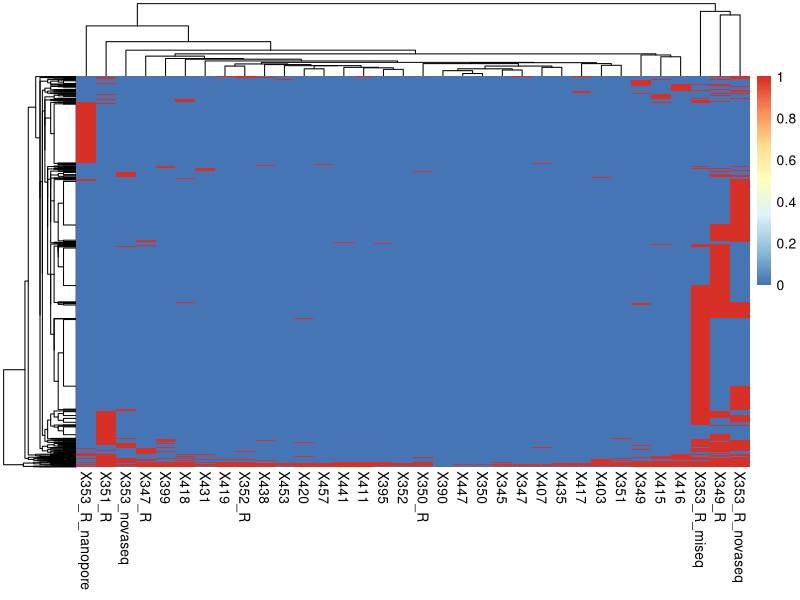
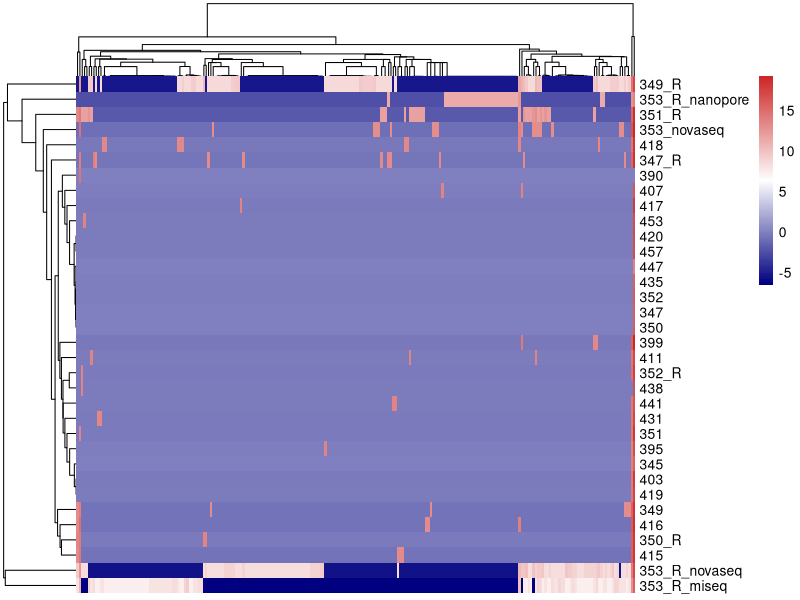
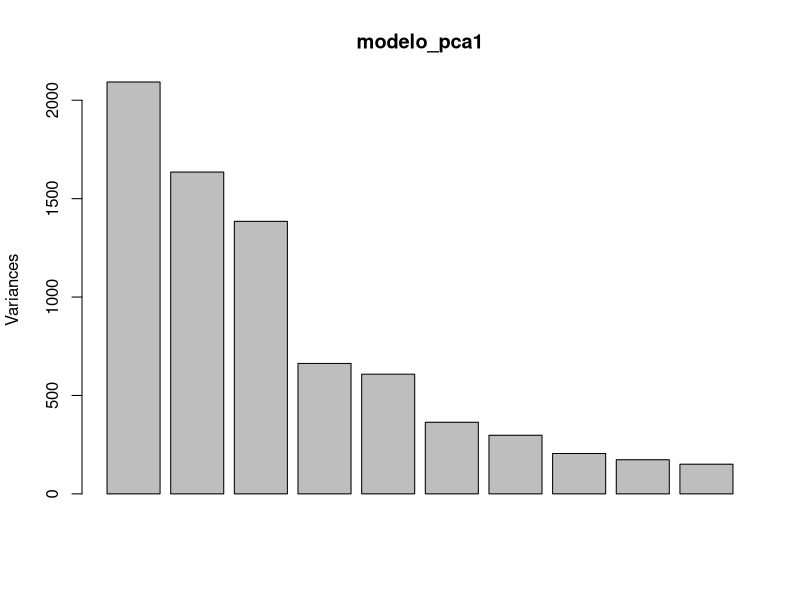
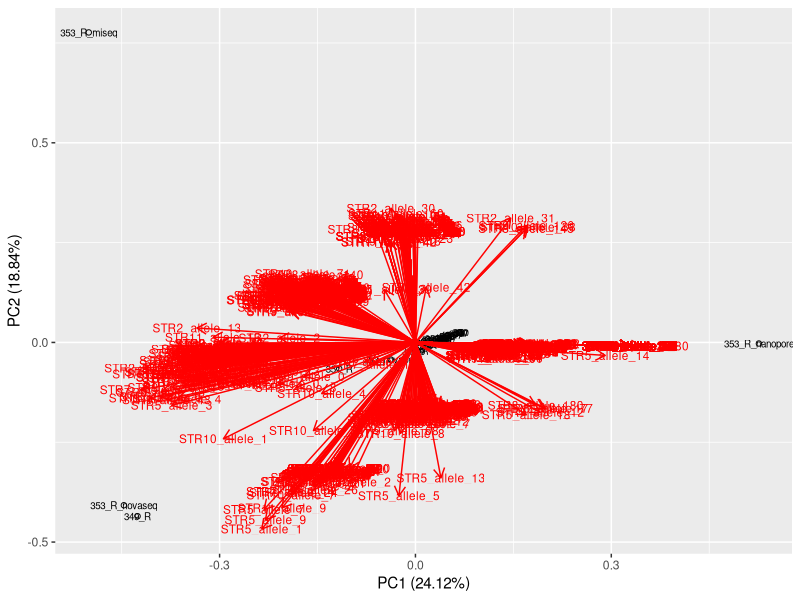
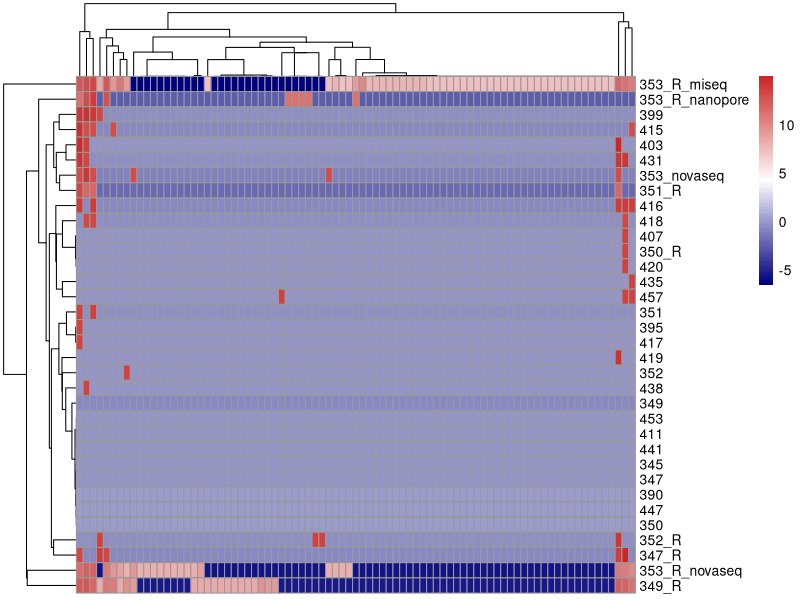
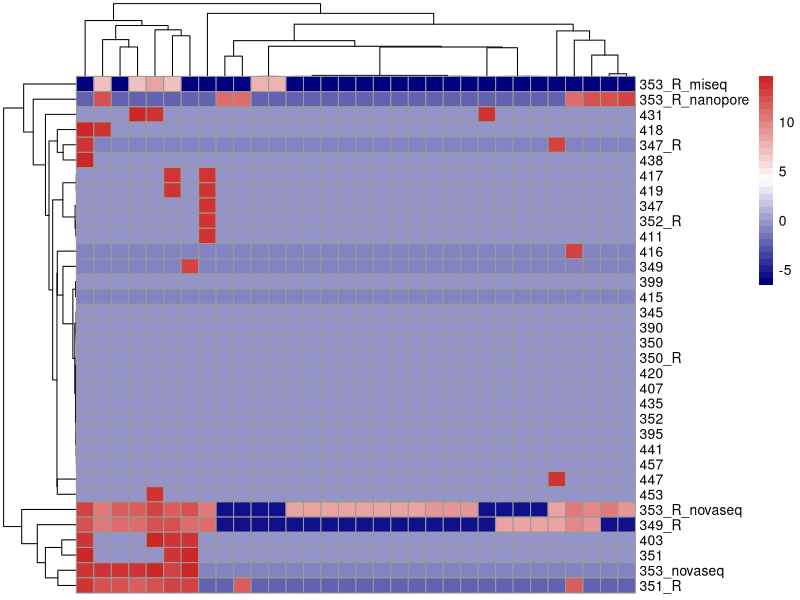
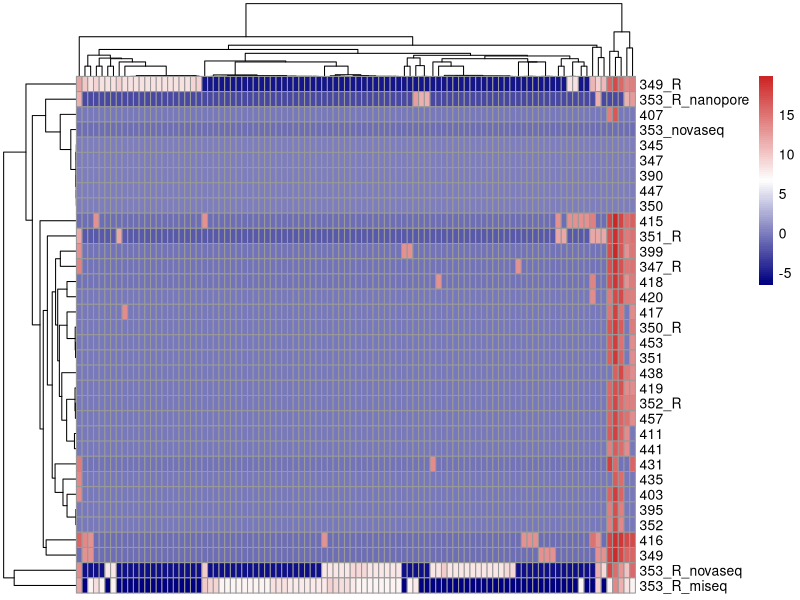
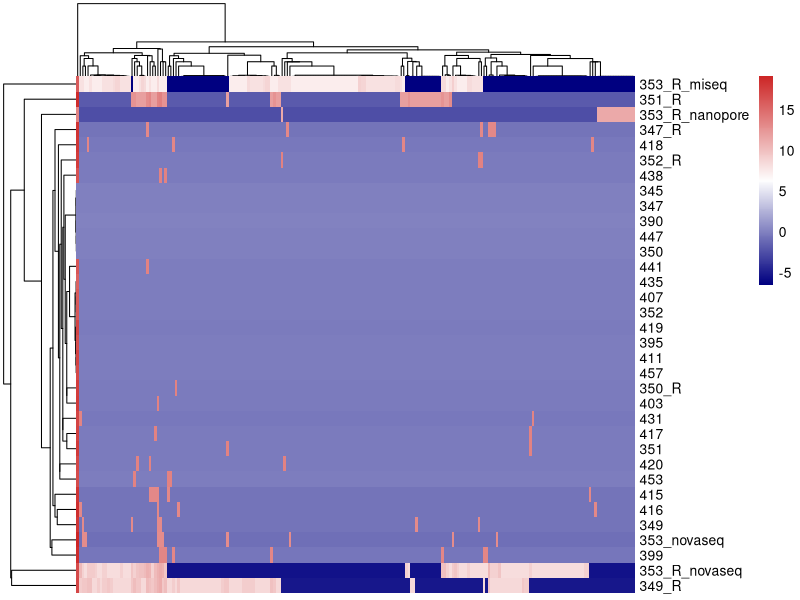

Source code (R) for these figures, in order: (Note: this script raises an error after producing the figures.)
#!/usr/bin/env Rscript

# library -------

library(plyr, quietly = TRUE, warn.conflicts = FALSE)
library(dplyr, quietly = TRUE, warn.conflicts = FALSE)
library(tidyr, quietly = TRUE, warn.conflicts = FALSE)
library(tibble, quietly = TRUE, warn.conflicts = FALSE)
library(readxl, quietly = TRUE, warn.conflicts = FALSE)
library(tibble, quietly = TRUE, warn.conflicts = FALSE)
library(ggplot2, quietly = TRUE, warn.conflicts = FALSE)
library(forcats, quietly = TRUE, warn.conflicts = FALSE)
library(gridExtra, quietly = TRUE, warn.conflicts = FALSE)
library(patchwork, quietly = TRUE, warn.conflicts = FALSE)
library(reshape2, quietly = TRUE, warn.conflicts = FALSE)
library(ggfortify, quietly = TRUE, warn.conflicts = FALSE)
library(pheatmap, quietly = TRUE, warn.conflicts = FALSE)
library(viridis, quietly = TRUE, warn.conflicts = FALSE)

colorRampPalette(c("navy", "white", "firebrick3"))(50)
# utilidades
# indx <- sapply(numeric_datos, is.factor)
# numeric_datos[indx] <- lapply(numeric_datos[indx], function(x) as.numeric(as.character(x)))

# data 01
mfalleles <- read.csv2("bin/01-most_frequent_alleles_seqs.tsv", sep = "\t", header = T)
long_mfalleles <- melt(mfalleles, id.var = c("X"))
colnames(long_mfalleles) <- c("samples", "STR", "Alelles")

# Presence ausence data
paalelles <- read.csv2("bin/03-all_alleles_presence.tsv", sep = "\t", header = T)

# matrix con los valores de muestras vs STR_alelos
muestras <- as.character(paalelles[, 1])
matrix_pa <- as.matrix(paalelles[, -1])

# heatmap presencia vs ausencia
pheatmap(matrix_pa)

# CLR data
supportclr <- read.csv2("bin/06-all_alleles_supporting_reads_CLR.tsv", sep = "\t", header = T)
muestras <- as.character(supportclr[, 1])
matrix_sp <- supportclr[, -1]

indx <- sapply(matrix_sp, is.character)
matrix_sp[indx] <- lapply(matrix_sp[indx], function(x) as.numeric(x))
row.names(matrix_sp) <- muestras

# realizamos un heatmap por cada STR
long_sp <- melt(supportclr, id.var = c("X"))
colnames(long_sp) <- c("samples", "STR", "CLR")
data_sep_sp <- long_sp %>% separate(STR, c("STR", "alelle", "id"), sep = "_")
df_sep_sp <- data.frame(
    sample = data_sep_sp[, 1],
    STR_alelles = long_sp$STR,
    STR = data_sep_sp$STR,
    CLR = data_sep_sp$CLR
)

id_str <- unique(df_sep_sp$STR)
for (i in 1:length(id_str)) {
    tmp_df <- df_sep_sp[df_sep_sp$STR == id_str[i], ]
    alelos_tmp <- as.character(unique(tmp_df$STR_alelles))
    color_tmp <- colorRampPalette(c("navy", "white", "firebrick3"))(length(alelos_tmp))
    tmp_df_wide <- data.frame(pivot_wider(tmp_df, names_from = "STR_alelles", values_from = "CLR", id_cols = "sample"))
    tmp_matrix <- tmp_df_wide[, -1]
    rownames(tmp_matrix) <- muestras
    indx <- sapply(tmp_matrix, is.character) # transform to numeric
    tmp_matrix[indx] <- lapply(tmp_matrix[indx], function(x) as.numeric(x))
    nombre_str <- as.character(id_str[i])
    ruta <- paste0("/home/alberto.lema/Documents/Desarrollo/Monkey-Pox-analysis/plots/", nombre_str, ".png")
    # heatmap by STR
    png(file = ruta, width = 600, height = 350)
    pheatmap(tmp_matrix, show_rownames = T, show_colnames = F, color = color_tmp)
    dev.off()
}

# prueba con STR11

df_str11 <- df_sep_sp[df_sep_sp$STR == "STR11", ]
alelos_str11 <- as.character(unique(df_str11$STR_alelles))
color_str11 <- colorRampPalette(c("navy", "white", "firebrick3"))(length(alelos_str11))

png(file = "/home/alberto.lema/Documents/Desarrollo/Monkey-Pox-analysis/plots/STR11.png", width = 600, height = 350)
pheatmap(tmp_matrix, show_rownames = T, show_colnames = F, color = color_str11)
dev.off()

# PCA
modelo_pca1 <- prcomp(matrix_sp, scale = FALSE)
plot(modelo_pca1)
summary(modelo_pca1)

# Plot PCA

autoplot(modelo_pca1, loadings.label = TRUE, loadings.label.size = 3, loadings = TRUE, shape = T, label = T, label.size = 2.5)
ggsave("plots/pca_str_samples.png", width = 18, height = 18, dpi = 300, units = c("cm"))

# Fitting Hierarchical clustering Model
# to training dataset
set.seed(240)
hier_cl <- hclust(matrix_sp, method = "average")

# Plotting dendrogram
png(file = "C:/Users/alber/Desktop/Desarrollo/Monkey-Pox-STR/plots/hierclust.png", width = 600, height = 350)
plot(hier_cl)
dev.off()

########################################################################################################################################################################
########################################################################################################################################################################
########################################################################################################################################################################


# tengo que cambiar la tabla a long y despues otra vez a wide

df_melt <- melt(datos, id.var = c("X"))
df_melt$value <- as.numeric(as.factor(df_melt$value))

df_wide <- pivot_wider(df_melt, names_from = "variable", values_from = "value", id_cols = "X")

# Intento de PCA

df_wide <- data.frame(df_wide)

matrix_table <- as.matrix(df_wide[, -1])
row.names(matrix_table) <- as.character(df_wide[, 1])

modelo_pca1 <- prcomp(matrix_table, scale = FALSE)
plot(modelo_pca1)
summary(modelo_pca1)

# Plot PCA

autoplot(modelo_pca1, data = ndatos, loadings.label = TRUE, loadings.label.size = 3, loadings = TRUE, shape = T, label = T, label.size = 2.5)
ggsave("plots/pca_str_samples.png", width = 18, height = 18, dpi = 300, units = c("cm"))

# heatmap

heatmap(matrix_table)

# intento de hierathical clustering

# dataset

matrix_table <- as.matrix(df_wide[, -1])
row.names(matrix_table) <- as.character(df_wide[, 1])

# Finding distance matrix
distance_mat <- dist(matrix_table, method = "euclidean")

# Fitting Hierarchical clustering Model
# to training dataset
set.seed(240)
hier_cl <- hclust(distance_mat, method = "average")
hier_cl

# Plotting dendrogram
plot(hier_cl)

# plot heatmap
png(file = "/home/alberto.lema/Documents/Desarrollo/Monkey-Pox-analysis/plots/eeeheatmap.png", width = 600, height = 350)
pheatmap(matrix_table, cluster_rows = T, cluster_cols = T)
dev.off()
